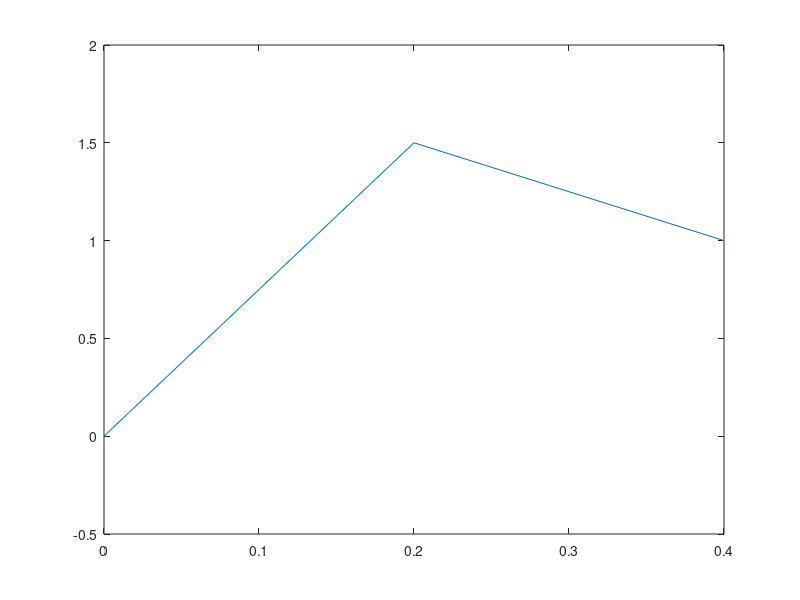

The MATLAB script that drew this image:
% This script solves for nodal displacements in a
% statically indeterminate end-to-end axial
% deformation assemblage, then post-processes
% forces from those.

%%%%%%% Input data %%%%%%%

% Array of Young's moduli of elements:
E = [1,1,1,1];
% Array of cross-sectional areas of elements:
A = [1,1,1,1];
% Array of lengths of nodal positions:
x = [0,0.1,0.2,0.3,0.4];
% Array of nodal forces (at interior nodes only):
P = [0,10,0];
% Displacement BCs at both ends:
u_0 = 0;
u_L = 1;

%%%%%%% Derived quantities %%%%%%%

% Number of elements:
N_el = numel(E);
% Number of nodes:
N_node = N_el + 1;
% Array of element lengths:
L = x(2:N_node) - x(1:N_el);
% Array of stiffnesses of elements:
k = E.*A./L;

%%%%%%% Assemble the equation system %%%%%%%

K = zeros(N_node,N_node);
K(1,1) = 1;
K(N_node,N_node) = 1;
for i=2:N_node-1
    K(i,i-1:i+1) = [-k(i-1) , k(i-1)+k(i) , -k(i)];
end

%%%%%%% Solve system for nodal displacements %%%%%%%

u = K\[u_0;transpose(P);u_L];

%%%%%%% Post-process results %%%%%%%

% Strain in each element:
epsilon = transpose(u(2:N_node) - u(1:N_el))./L;
% Stress in each element:
sigma = E.*epsilon;
% Force in each element:
F = sigma.*A;

plot(x,u);
